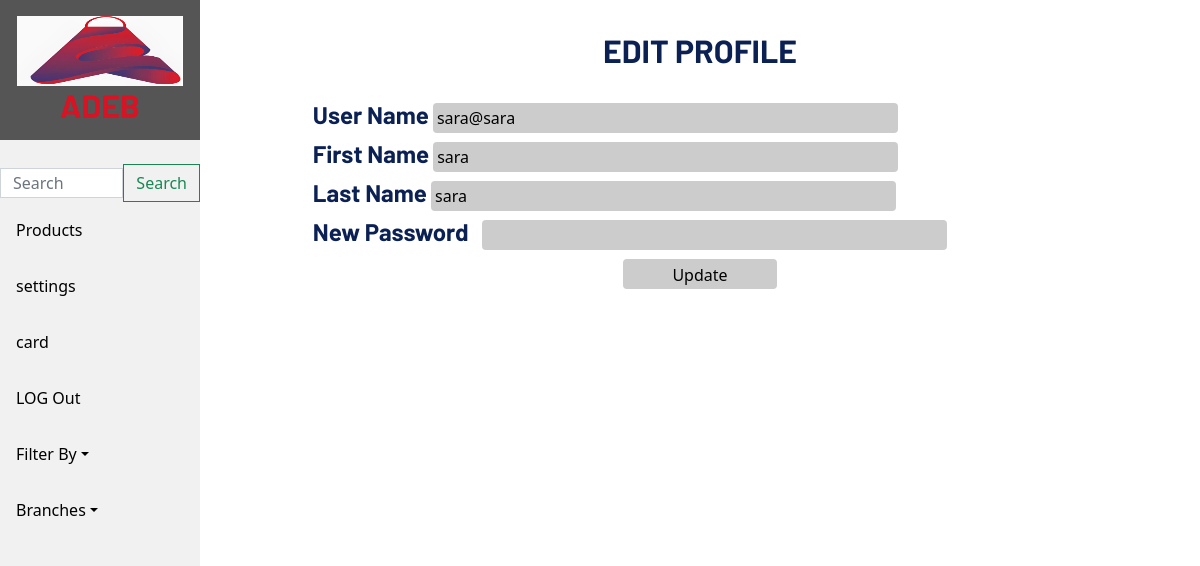
Page /user/settings.php on the committed database.
### tables this page shows
CREATE TABLE `users` (
  `userID` int(11) NOT NULL,
  `username` varchar(255) NOT NULL,
  `password` varchar(255) NOT NULL,
  `firstName` varchar(255) NOT NULL,
  `lastName` varchar(255) NOT NULL,
  `groupid` int(11) NOT NULL,
  `createdOn` varchar(255) NOT NULL
);

### user/connect.php (called while the page is built, shortened)
<?php
$logosrc = "../user/img/al.jpg";

### user/settings.php (the view, shortened to what this page needs)
<?php
include 'connect.php';
$sql = "SELECT * FROM users WHERE groupid = 1";
$result = $conn->query($sql);
$data = $result->fetch_assoc();
?>
<!DOCTYPE html>
<html lang="en">
<head>
<link href="https://cdnjs.cloudflare.com/ajax/libs/font-awesome/5.10.0/css/all.min.css" rel="stylesheet">
<link href="https://cdn.jsdelivr.net/npm/bootstrap-icons@1.4.1/font/bootstrap-icons.css" rel="stylesheet">
    <link href="lib/animate/animate.min.css" rel="stylesheet">
    <link href="lib/owlcarousel/assets/owl.carousel.min.css" rel="stylesheet">
    <link href="lib/tempusdominus/css/tempusdominus-bootstrap-4.min.css" rel="stylesheet" />
    <link href="css/bootstrap.min.css" rel="stylesheet">
</head>
<body>
<div class="sidebar">
<a href="index.php">
<h2 class="m-0 text-primary" style="margin-bottom:30px"><img src="<?php echo $logosrc?>" style="width:99%;height:70px;"> <?php echo $title;?></h2>
</a>
<br>
<form class="form-inline my-2 my-lg-0"style="display:flex" action="search.php" method="post">
<input class="form-control mr-sm-2" name="search" type="search" placeholder="Search" aria-label="Search">
<button class="btn btn-outline-success my-2 my-sm-0" type="submit" name="submit">Search</button></form>
  <a href="proj.php">Products</a>
  <a href="settings.php">settings</a>
  <a href="card.php" class="nav-item nav-link">card</a>
  <a href="logout.php" class="nav-item nav-link">LOG Out</a>
  <div class="nav-item dropdown">
                <a href="#" class="nav-link dropdown-toggle" data-bs-toggle="dropdown">Filter By</a>
                </div>
                <div class="nav-item dropdown">
                        <a href="#" class="nav-link dropdown-toggle" data-bs-toggle="dropdown">Branches</a>
                    </div>
</div>
 <div class="content">
<?php $results = mysqli_query($conn, "SELECT * FROM `users`"); ?>
<form action="updateadmin.php?id=<?= $data['userID'] ?>" method="POST" style="margin-bottom:20%;"  enctype="multipart/form-data">
<div class="new" >
   <h2>Edit Profile</h2>
   <?php
    if($results->num_rows>0){
        ?>
        <label for=""><h4>User Name</h4></label>
   <input type="text" name="username" value="<?= $data['username'] ?>"autocomplete="off" ><br>
   <label for=""><h4>First Name</h4></label>
   <input type="text" name="fname" value="<?= $data['firstName'] ?>" ><br>
   <label for=""><h4>Last Name</h4></label>
   <input type="text" name="lname" value="<?= $data['lastName'] ?>"><br>
   <label for=""><h4> New Password &nbsp;</h4></label>
   <input type="text" name="password"autocomplete="new-password">
   <input type="submit" name ="update" value="Update" class="submit">
</div>
<?php } ?>
    </div>
</body>
</html>

### user/settings.php (style rules this page uses)
body { font-family: system-ui; }
.new { width: 80%; margin: auto; }
h2 { text-align: center; text-transform: uppercase; margin: 30px 0px; }
input { width: 60%; height: 30px; outline: none; border: none; background: #ccc; margin: 4px 0; border-radius: 4px; padding: 4px; color: black; }
.submit { width:20%; margin-left:40%; }
.sidebar { margin: 0; padding: 0; width: 200px; background-color: #f1f1f1; position: fixed; height: 100%; overflow: auto; }
.sidebar a { display: block; color: black; padding: 16px; text-decoration: none; }
div.content { margin-left: 200px; padding: 1px 16px; height: 1000px; }

### rows in the picture
users: username "sara@sara", fname "sara", lname "sara"
